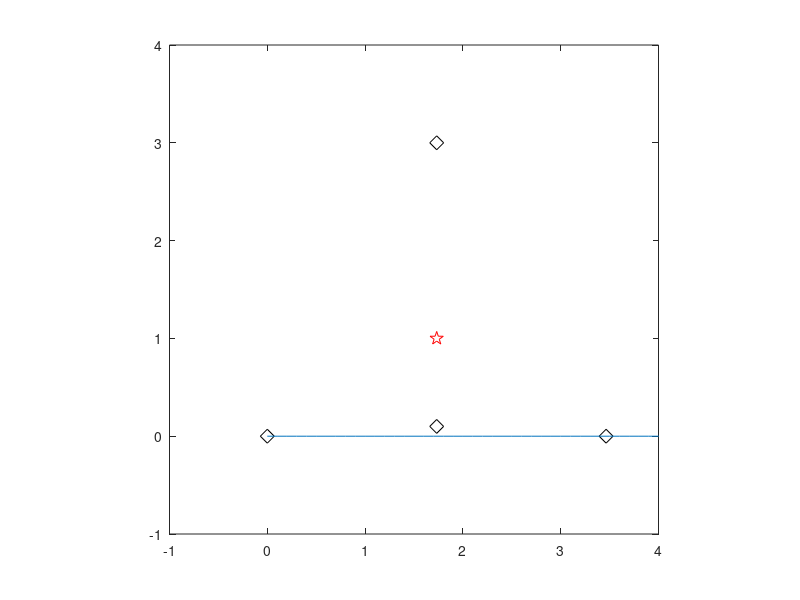

The MATLAB script that drew this image:
A=[0, 0];
B=[2*sqrt(3),0];
%B=[2*sqrt(3), -9];
C=[sqrt(3),0.1];
%C=[sqrt(3), 3];
D = [sqrt(3),3];
O=[sqrt(3) 1];
uo_max=1;
AO =O-A;
BO =O-B;
CO=O-C;
DO=O-D;
axis equal; box on; hold on;
axis([-1 4 -1 4]);
plot (A(1), A(2), 'kd', 'MarkerSize',10), hold on
plot (B(1), B(2), 'kd', 'MarkerSize',10), hold on
plot (C(1), C(2), 'kd', 'MarkerSize',10), hold on
plot (D(1), D(2), 'kd', 'MarkerSize',10), hold on
plot (O(1), O(2), 'rp', 'MarkerSize',10), hold on
invconda=min(svd([AO;BO]))/sqrt(max(svd([AO;BO]))^2+uo_max^2);
%sa = svds([AO;BO],2);
invcondb=min(svd([AO;CO]))/sqrt(max(svd([AO;CO]))^2+uo_max^2);
%sb = svds([AO;CO],2);
invcondc=min(svd([BO;CO]))/sqrt(max(svd([BO;CO]))^2+uo_max^2);
%sc = svds([BO;CO],2);
invcondd=min(svd([AO;BO;CO]))/sqrt(max(svd([AO;BO;CO]))^2+uo_max^2);
invcondf=min(svd([AO;BO;CO]))/sqrt(max(svd([AO;BO;CO]))^2+uo_max^2);
invconde=min(svd([AO;BO;CO;DO]))/sqrt(max(svd([AO;BO;CO;DO]))^2+uo_max^2);
invcondf=min(svd([AO;BO;DO]))/sqrt(max(svd([AO;BO;DO]))^2+uo_max^2);

%sd = svds([AO;BO;CO],2);
%error=invcondd-max([invconda invcondb invcondc]);
%%
AO = [1 0];
BO =[-1 0];
CO=[0 1];
D=[0 -1];
invcond1=1/cond([AO;BO]);
invcond2=1/cond([AO;CO]);
invcond3=1/cond([AO;D]);
invcond4=1/cond([BO;CO]);
invcond5=1/cond([BO;D]);
invcond6=1/cond([CO;D]);
invcond7=1/cond([AO;BO;CO;D]);

error=invcond7-max([invcond1 invcond2 invcond3 invcond4 invcond5 invcond6]);
%%
x = 0:0.1:100;
y = exp(-100./x);
plot(x,y)